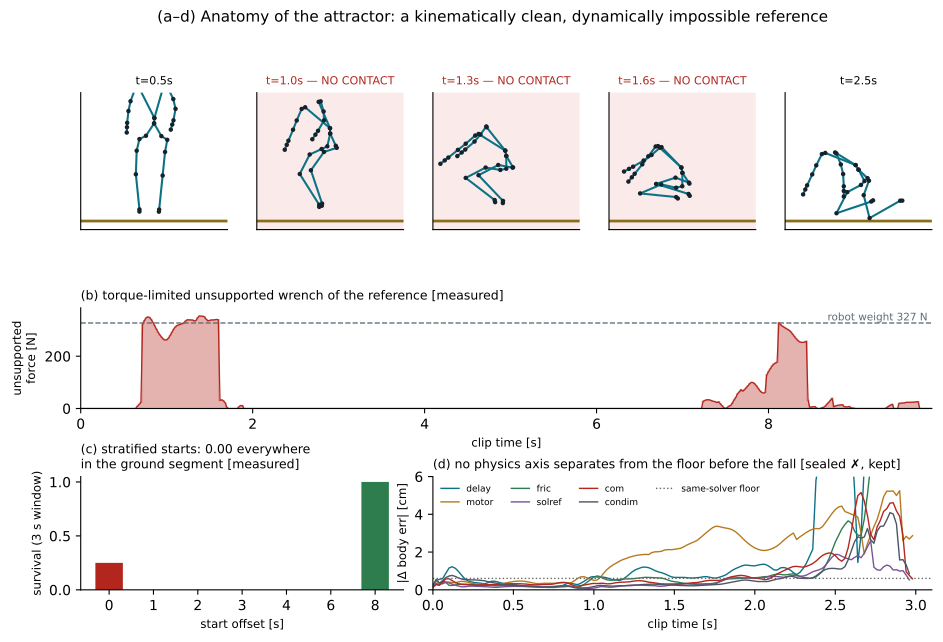

Write Python code to recreate this figure.
#!/usr/bin/env python3
"""F3 — clip #44 anatomy, four panels: (a) stick frames incl. airborne window; (b) unsupported
force; (c) stratified start-offset deaths; (d) paired fragility F(t) at the same-solver floor.
Data: reports/N1_clip44_knee_id.json, reports/N3_baseline_uniform-s1_strat.csv, reports/G1/run0/g1_summary.json."""
import csv, json, glob, os
import matplotlib; matplotlib.use("Agg")
import matplotlib.pyplot as plt
import numpy as np
import mujoco
R = "/data/robotixx/climb/"
CLIP = "BMLmovi_Subject_64_F_MoSh_Subject_64_F_9_poses_120_jpos"
m = mujoco.MjModel.from_xml_path(sorted(glob.glob('/tmp/s1_*/g1_compiled.xml.mj.xml'), key=os.path.getmtime)[-1])
dat = np.load(R + f"bank/amass/{CLIP}.npz"); fps = 50.0
n1 = json.load(open(R + "reports/N1_clip44_knee_id.json")); fr = n1["frames"]
t1 = np.array([x["t"] for x in fr]); nc = np.array([x["n_contacts"] == 0 for x in fr])
tl = np.array([x["real"]["tl_unsupported_force_N"] if x["real"]["tl_unsupported_force_N"] is not None
               else (x["real"]["unsupported_force_N"] if x["n_contacts"] == 0 else 0.0) for x in fr])
fig = plt.figure(figsize=(11, 6.6))
gs = fig.add_gridspec(3, 5, height_ratios=[1.25, 0.8, 0.9], hspace=0.55)
par = {i - 2: m.body_parentid[i] - 2 for i in range(3, m.nbody)}
for ax_i, tt in enumerate([0.5, 1.0, 1.3, 1.6, 2.5]):
    ax = fig.add_subplot(gs[0, ax_i]); k = int(tt * fps); P = dat["body_pos_w"][k]
    for c, p in par.items():
        if p >= 0: ax.plot([P[c, 0], P[p, 0]], [P[c, 2], P[p, 2]], "-", color="#0B7285", lw=1.5)
    ax.scatter(P[:, 0], P[:, 2], s=5, color="#15222B", zorder=3)
    ax.axhline(0, color="#8a6d1a", lw=2)
    j = int(np.argmin(np.abs(t1 - tt)))
    if nc[j]: ax.set_facecolor("#FBEAEA"); ax.set_title(f"t={tt}s — NO CONTACT", fontsize=8, color="#B3261E")
    else: ax.set_title(f"t={tt}s", fontsize=8)
    ax.set_xlim(P[0, 0] - 0.6, P[0, 0] + 0.6); ax.set_ylim(-0.07, 1.05); ax.set_aspect("equal"); ax.set_xticks([]); ax.set_yticks([])
ax = fig.add_subplot(gs[1, :])
ax.fill_between(t1, tl, color="#B3261E", alpha=0.35, step="mid"); ax.plot(t1, tl, color="#B3261E", lw=0.9)
ax.axhline(327, color="#5C6B75", ls="--", lw=1); ax.text(9.85, 337, "robot weight 327 N", fontsize=7.5, ha="right", color="#5C6B75")
ax.set_ylabel("unsupported\nforce [N]", fontsize=8.5); ax.set_xlim(0, 9.9); ax.set_ylim(0, 385); ax.set_xlabel("clip time [s]", fontsize=8.5)
ax.set_title("(b) torque-limited unsupported wrench of the reference [measured]", fontsize=9, loc="left")
axc = fig.add_subplot(gs[2, 0:2])
rows = [r for r in csv.DictReader(open(R + "reports/N3_baseline_uniform-s1_strat.csv")) if r["clip"] == CLIP and r["offset_s"] != "mean"]
offs = [float(r["offset_s"]) for r in rows]; surv = [float(r["survival"]) for r in rows]
axc.bar([str(int(o)) for o in offs], surv, color=["#B3261E" if s < 0.5 else "#2E7D4F" for s in surv], width=0.62)
axc.set_xlabel("start offset [s]", fontsize=8.5); axc.set_ylabel("survival (3 s window)", fontsize=8.5); axc.set_ylim(0, 1.05)
axc.set_title("(c) stratified starts: 0.00 everywhere\nin the ground segment [measured]", fontsize=9, loc="left")
axd = fig.add_subplot(gs[2, 2:])
g1 = json.load(open(R + "reports/G1/run0/g1_summary.json")); dt = 0.02
cols = {"delay": "#0B7285", "motor": "#B7791F", "fric": "#2E7D4F", "solref": "#7A5195", "com": "#B3261E", "condim": "#4B5563"}
for kx, c in cols.items():
    Ft = np.array(g1["axes"][kx][CLIP]["_Ft_body_pos_err"], dtype=float)
    axd.plot(np.arange(len(Ft)) * dt, Ft * 100, color=c, lw=1.0, label=kx)
axd.axhline(g1["noise_floor"][CLIP]["body_pos_err"] * 100, color="#666", ls=":", lw=1, label="same-solver floor")
axd.set_xlim(0, 3.1); axd.set_ylim(0, 6); axd.set_xlabel("clip time [s]", fontsize=8.5); axd.set_ylabel("|Δ body err| [cm]", fontsize=8.5)
axd.legend(fontsize=6.5, ncol=4, frameon=False)
axd.set_title("(d) no physics axis separates from the floor before the fall [sealed ✗, kept]", fontsize=9, loc="left")
for a in fig.axes:
    for sp in ("top", "right"): a.spines[sp].set_visible(False)
fig.suptitle("(a–d) Anatomy of the attractor: a kinematically clean, dynamically impossible reference", fontsize=11, y=0.99)
for ext in ("png", "pdf"): fig.savefig(R + f"paper/figures/f3_anatomy.{ext}", dpi=150, bbox_inches="tight")
print("wrote f3_anatomy")
